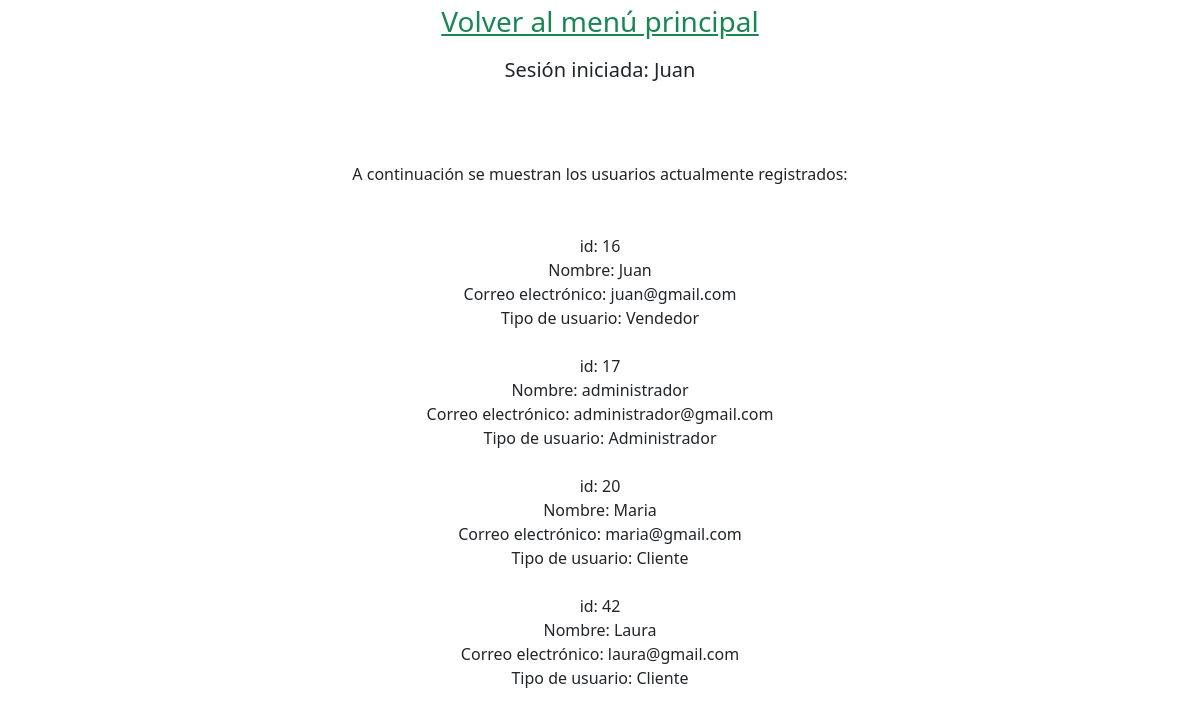
/Sanchez_Laura_Practica2_codigo/Usuarios/showUsers.php (signed in), run on the app's committed database.
### tables this page shows
CREATE TABLE `usuario` (
  `usuario_id` int(5) NOT NULL,
  `nombre` varchar(35) NOT NULL,
  `correo` varchar(100) NOT NULL,
  `clave` varchar(80) NOT NULL,
  `tipo_usuario` varchar(20) DEFAULT NULL
);

### Sanchez_Laura_Practica2_codigo/Usuarios/showUsers.php (the view, shortened to what this page needs)
<?php
require '../comun.php';
?>
<!DOCTYPE html>
<html lang="en">
<head>
    <link href="https://cdn.jsdelivr.net/npm/bootstrap@5.3.3/dist/css/bootstrap.min.css" rel="stylesheet">
</head>
<body>
<?php
$conexion = mysqli_connect('localhost', 'root','','inmobiliaria');
$sql = "SELECT * FROM usuario;";
$resultado=mysqli_query($conexion, $sql);
if (mysqli_num_rows($resultado) > 0) {
    echo("<div class='text-center mb-5'>A continuación se muestran los usuarios actualmente registrados:</div>");
    print("<div class='text-center'>");
    while($row = mysqli_fetch_assoc($resultado)) {
    echo "id: " . $row["usuario_id"]."<br>"."Nombre: " . $row["nombre"]."<br>". "  Correo electrónico: "
    . $row["correo"]."<br>". "  Tipo de usuario: " . $row["tipo_usuario"]."<br><br>";
    }
    print("</div>");
    } else {
    echo "No hay ningún usuario registrado por el momento";
    }
?>
</body>
</html>

### data on the page
usuario: usuario_id "16", nombre "Juan", correo "juan@gmail.com", tipo_usuario "Vendedor"
usuario: usuario_id "17", nombre "administrador", correo "administrador@gmail.com", tipo_usuario "Administrador"
usuario: usuario_id "20", nombre "Maria", correo "maria@gmail.com", tipo_usuario "Cliente"
usuario: usuario_id "42", nombre "Laura", correo "laura@gmail.com", tipo_usuario "Cliente"

### other printed values
$_SESSION['nombre'] "Juan"
